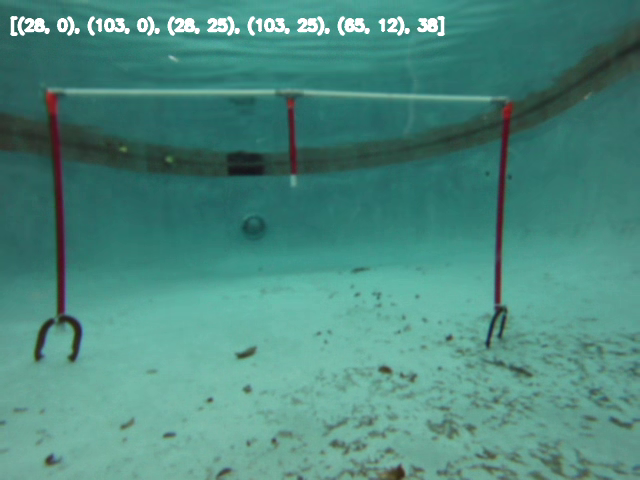
#> input picture frame 14 of GateVideos/Red2.mp4, 640 x 480 px, given in place of the camera
$ python color_selector_auto.py
#> lines starting #> are read from the running program, lines starting #| are printed output that depends on the picture
#> further down, frame is the input picture: shape (480, 640, 3); mean B, G, R 126.2, 137.6, 75.8
import cv2
import numpy as np
import argparse
import math
import time

cap = cv2.VideoCapture(0)


def on_trackbarHu(val):
    global upperH
    upperH = val


def on_trackbarSu(val):
    global upperS
    upperS = val


def on_trackbarVu(val):
    global upperV
    upperV = val


def on_trackbarHl(val):
    global lowerH
    lowerH = val


def on_trackbarSl(val):
    global lowerS
    lowerS = val


def on_trackbarVl(val):
    global lowerV
    lowerV = val


global upperH, upperS, upperV, lowerH, lowerS, lowerV

upperH = upperS = upperV = 0
lowerH = lowerS = lowerV = 0

cv2.namedWindow("HSV Picker")
cv2.createTrackbar("HueLower", "HSV Picker", 0, 360, on_trackbarHl)
cv2.createTrackbar("SatLower", "HSV Picker", 0, 255, on_trackbarSl)
cv2.createTrackbar("ValLower", "HSV Picker", 0, 255, on_trackbarVl)
cv2.createTrackbar("HueUpper", "HSV Picker", 0, 360, on_trackbarHu)
cv2.createTrackbar("SatUpper", "HSV Picker", 0, 255, on_trackbarSu)
cv2.createTrackbar("ValUpper", "HSV Picker", 0, 255, on_trackbarVu)

cv2.setTrackbarPos("HueUpper", "HSV Picker", 360)
cv2.setTrackbarPos("SatUpper", "HSV Picker", 255)
cv2.setTrackbarPos("ValUpper", "HSV Picker", 255)


def get_color(frame):
    global upperH, upperS, upperV, lowerH, lowerS, lowerV
    upper = (upperH, upperS, upperV)
    lower = (lowerH, lowerS, lowerV)
    # print(upper)
    # print(lower)
    frame_new = cv2.GaussianBlur(frame, (5, 5), 0)
    # ------------------Brightness Normalization----------
    YUV = cv2.cvtColor(frame_new, cv2.COLOR_BGR2YUV)
#> YUV: shape (480, 640, 3); mean of channels 0, 1, 2 117.8, 132, 91.2
    Y, U, V = cv2.split(YUV)
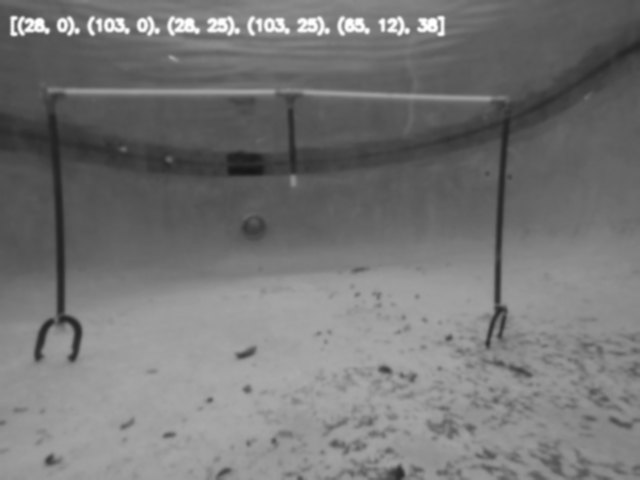
#> Y: shape (480, 640); min 22, max 255, mean 117.8
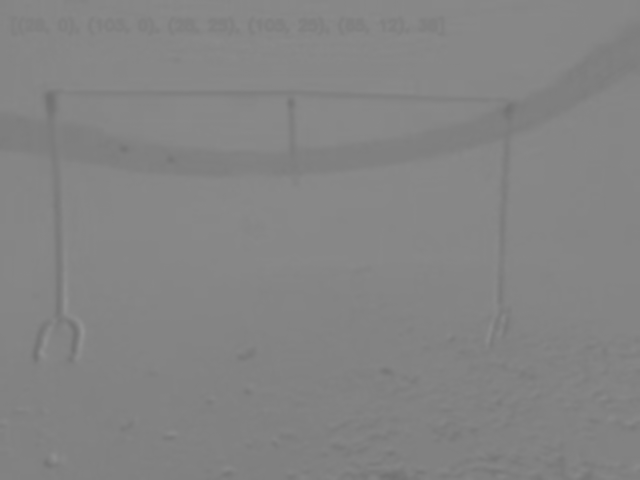
#> U: shape (480, 640); min 113, max 146, mean 132
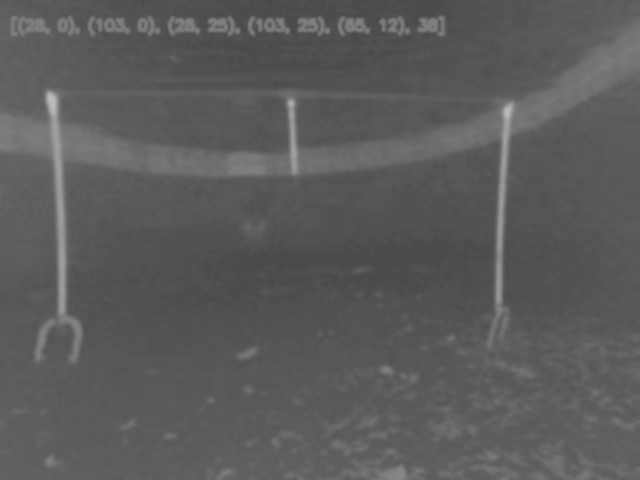
#> V: shape (480, 640); min 72, max 189, mean 91.2
    frame_new2 = cv2.equalizeHist(Y)
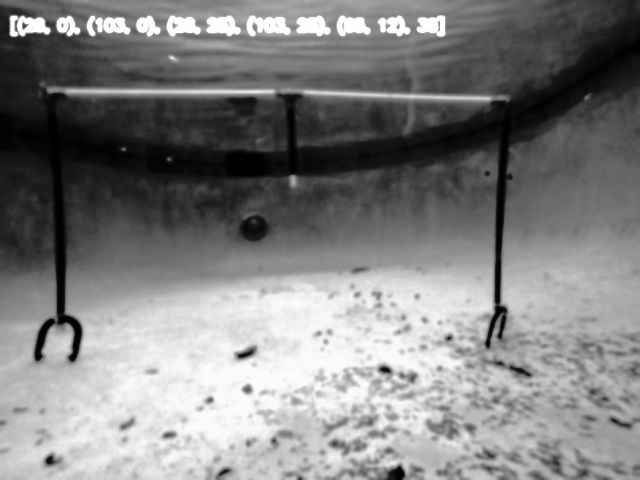
#> frame_new2: shape (480, 640); min 0, max 255, mean 128.8
    frame_new4 = cv2.merge((frame_new2, U, V))
#> frame_new4: shape (480, 640, 3); mean of channels 0, 1, 2 128.8, 132, 91.2
    frame_new3 = cv2.cvtColor(frame_new4, cv2.COLOR_YUV2BGR)
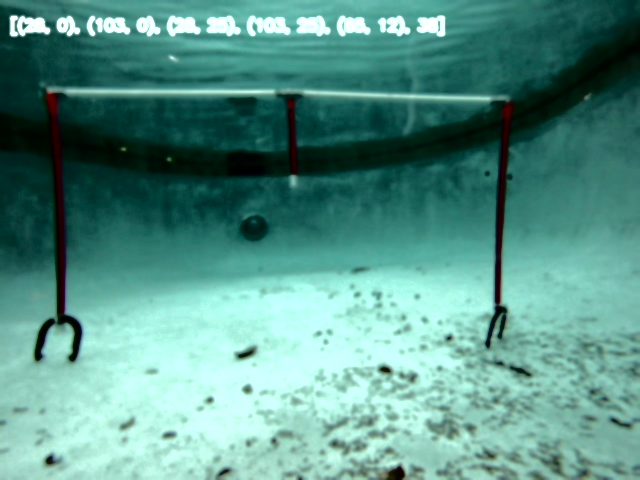
#> frame_new3: shape (480, 640, 3); mean B, G, R 136.8, 147.8, 87.9
    # --------------------
    hsv = cv2.cvtColor(frame_new3, cv2.COLOR_BGR2HSV)
#> hsv: shape (480, 640, 3); mean H, S, V 83.8, 137.4, 148.2

    colorLower = lower
    colorUpper = upper

    mask = cv2.inRange(hsv, colorLower, colorUpper)
#> mask: shape (480, 640); every value is 0
    #mask2 = cv2.inRange(hsv, colorLower2, colorUpper2)
    mask_final = mask  # + mask2
    cv2.imshow("mask", mask_final)
    kernel = np.ones((3, 3), np.uint8)
    eroded = cv2.erode(mask_final, kernel, iterations=0)

    return eroded, frame_new3


# [36 lines left out: functions calibrate, drawBox, not called in this run]


while (True):
    ret, frame = cap.read()
    if ret == True:
        cord = get_color(frame)
        #drawBox(cord[0], cord[1])
    # -----------------
    if cv2.waitKey(1) & 0xFF == ord('q'):
#> (key q is pressed here)
        break
cap.release()
cv2.destroyAllWindows()
